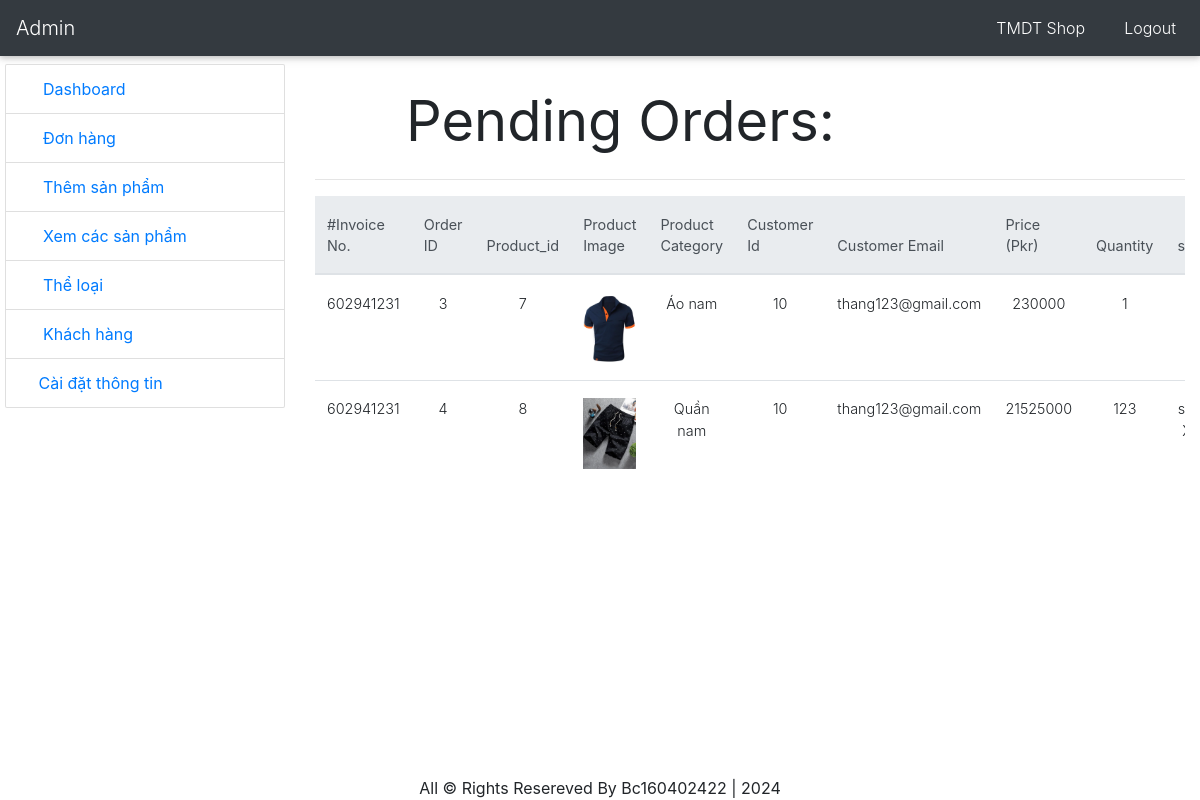
/tmdt-shop/admin/pending_furniture_pro.php (signed in), run on the app's committed database.
### tables this page shows
CREATE TABLE `customer_order` (
  `order_id` int(11) NOT NULL,
  `customer_id` int(11) NOT NULL,
  `customer_email` varchar(100) NOT NULL,
  `customer_fullname` varchar(100) NOT NULL,
  `customer_address` varchar(225) NOT NULL,
  `customer_city` varchar(50) NOT NULL,
  `customer_pcode` int(11) NOT NULL,
  `customer_phonenumber` varchar(100) NOT NULL,
  `product_id` int(11) NOT NULL,
  `product_amount` int(11) NOT NULL,
  `invoice_no` int(11) NOT NULL,
  `products_qty` int(11) NOT NULL,
  `size` int(11) NOT NULL,
  `order_date` varchar(100) NOT NULL,
  `order_status` varchar(100) NOT NULL
);

CREATE TABLE `furniture_product` (
  `pid` int(11) NOT NULL,
  `title` varchar(80) NOT NULL,
  `category` int(11) NOT NULL,
  `detail` text NOT NULL,
  `price` int(11) NOT NULL,
  `image` varchar(200) NOT NULL,
  `date` varchar(100) NOT NULL,
  `status` varchar(50) NOT NULL
);

CREATE TABLE `categories` (
  `id` int(11) NOT NULL,
  `category` varchar(100) NOT NULL
);

### tmdt-shop/admin/pending_furniture_pro.php (the view, shortened to what this page needs)
<?php include("include/header.php");
?>
<div class="container-fluid mt-2">
    <div class="row">
        <div class="col-md-3">
            <?php include("include/sidebar.php");?>
        </div>
        <div class="col-md-9">
            <div class="row">
              <div class="col-md-1">
                <i class="fad fa-box-alt fa-6x text-warning"></i>
              </div>
              <div class="col-md-11 text-left mt-4 ">
               <h1 class="ml-3 display-4 font-weight-normal">Pending Orders:</h1>
              </div>
            </div>
            <hr>
        <form method="post">
         <table class="table table-responsive table-hover ">
                      <thead class="thead-light">
                          <tr>
                              <th>#Invoice No.</th>
                              <th>Order ID</th>
                              <th>Product_id</th>
                              <th>Product Image</th>
                              <th>Product Category</th>
                              <th>Customer Id</th>
                              <th>Customer Email</th>
                              <th>Price (Pkr)</th>
                              <th>Quantity</th>
                              <th>size</th>
                          </tr>
                      </thead>
                       <tbody class="text-center">
                          <?php
                                    $order_query = "SELECT * FROM customer_order WHERE order_status='pending'";
                                    $run = mysqli_query($con,$order_query);
                                    if(mysqli_num_rows($run) > 0){
                                        while($order_row = mysqli_fetch_array($run)){
                                            $order_invoice = $order_row['invoice_no'];
                                            $order_id      = $order_row['order_id'];
                                            $cust_id       = $order_row['customer_id'];
                                            $cust_email    = $order_row['customer_email'];
                                            $order_pro_id  = $order_row['product_id'];
                                            $order_qty     = $order_row['products_qty'];
                                            $db_size     = $order_row['size'];
                                            $order_amount  = $order_row['product_amount'];
                                             $pr_query = "SELECT * FROM furniture_product fp INNER JOIN categories cat ON fp.category = cat.id WHERE pid = $order_pro_id ";
                                             $pr_run   = mysqli_query($con,$pr_query);
                                             if(mysqli_num_rows($pr_run) > 0){
                                                    while($pr_row = mysqli_fetch_array($pr_run)){
                                                    $image = $pr_row['image'];
                                                    $category = $pr_row['category'];
                            ?>
                             <tr>
                                 <td>
                                 <?php echo $order_invoice;?>
                                 </td>
                                 <td>
                                 <?php echo $order_id;?>
                                 </td>
                                 <td>
                                     <?php echo $order_pro_id;?>
                                 </td>
                                 <td width="120px">
                                     <img src="img/<?php echo $image;?>" width="100%">
                                 </td>
                                 <td>
                                     <?php echo $category;?>
                                 </td>
                                 <td>
                                    <?php echo $cust_id;?>
                                 </td>
                                 <td>
                                    <?php echo $cust_email;?>
                                 </td>
                                 <td>
                                    <?php echo $order_amount;?>
                                 </td>
                                 <td><?php echo $order_qty;?></td>
                                 <td>   <?php
                                    if($db_size ==3)
                                    {
                                        echo "size XL";
                                    }
                                    ?></td>
                             </tr>
                           <?php
                                  }
                                }
                              }
                            }else {
                                echo "<tr><td colspan='12'><h2 class='text-center text-secondary'>You have not any pending order</h2></td></tr>";
                                }
                    ?>
                      </tbody>
                  </table>
            </form>
        </div>
    </div>
</div>
<?php include("include/footer.php"); ?>

### tmdt-shop/admin/css/style.css (style rules this page uses)
* { margin: 0px; padding: 0px; }

### data on the page
customer_order: invoice_no "602941231", order_id "3", product "7", customer "10", customer_email "thang123@gmail.com", product_amount "230000", products_qty "1"
furniture_product: image (picture), categories.category "Áo nam"
customer_order: invoice_no "602941231", order_id "4", product "8", customer "10", customer_email "thang123@gmail.com", product_amount "21525000", products_qty "123"
furniture_product: image (picture), categories.category "Quần nam", shows "size XL"
